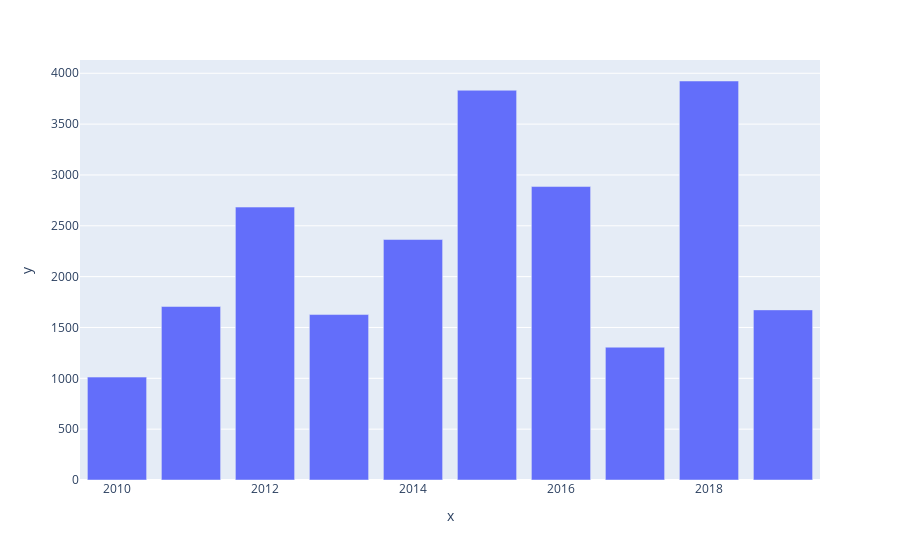

The code cell stored with this chart in its notebook:
### Code cell
px.bar(x=years,y= sales)

### Figure 1 — Plotly figure (JSON) as saved in the notebook; plotly's stock layout.template omitted (floating-point values rounded to 4 significant figures)
{"data": [{"alignmentgroup": "True", "hovertemplate": "x=%{x}<br>y=%{y}<extra></extra>", "legendgroup": "", "marker": {"color": "#636efa", "pattern": {"shape": ""}}, "name": "", "offsetgroup": "", "orientation": "v", "showlegend": false, "textposition": "auto", "type": "bar", "x": [2010, 2011, 2012, 2013, 2014, 2015, 2016, 2017, 2018, 2019], "xaxis": "x", "y": [1012, 1706, 2684, 1627, 2365, 3833, 2886, 1306, 3924, 1673], "yaxis": "y"}], "layout": {"barmode": "relative", "legend": {"tracegroupgap": 0}, "margin": {"t": 60}, "xaxis": {"anchor": "y", "domain": [0, 1], "title": {"text": "x"}}, "yaxis": {"anchor": "x", "domain": [0, 1], "title": {"text": "y"}}}}
